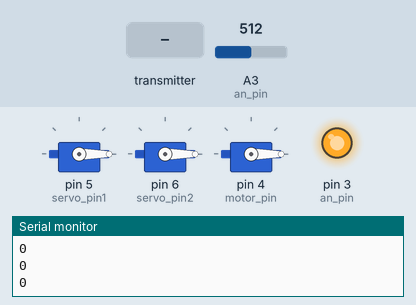
Simulated run of this sketch. Board: Arduino Uno, built with avr-gcc and run on an emulated ATmega328P. On the bench: 3 × servo, output pins drawn as LEDs (lit = HIGH), the last lines printed to the serial monitor. The test bench sets the inputs (shaded band); at power-on: A3 (an_pin) = 512. No radio packets arrive unless stated.

Above: at 1.2 s.
1.3 s: the transmitter starts sending rdata.2 = 1023
At 2.1 s:
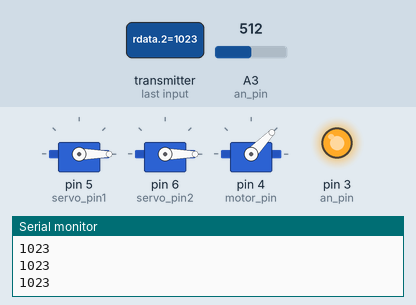
2.8 s: the transmitter starts sending rdata.0 = 256
At 3.4 s:
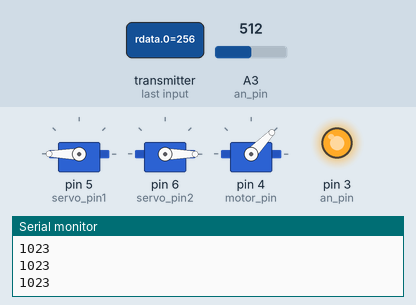
4.3 s: the transmitter starts sending rdata.1 = 256
At 5.5 s:
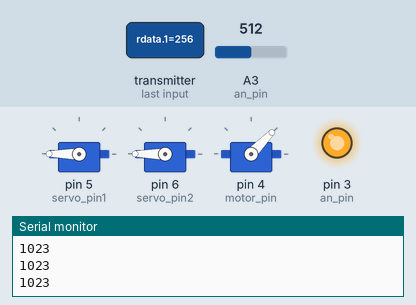
5.8 s: the transmitter starts sending rdata.2 = 256
At 6.9 s:
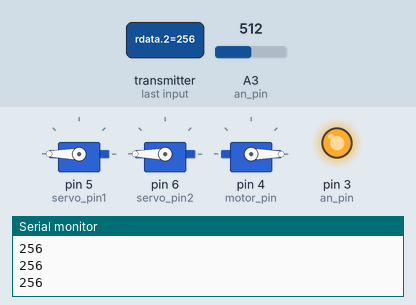
7.3 s: the transmitter starts sending rdata.0 = 0
At 8.0 s:
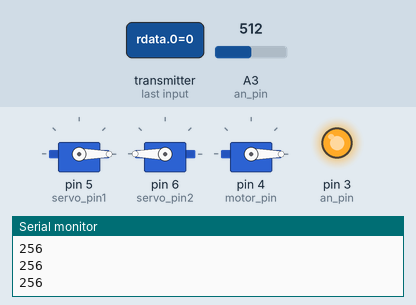
8.8 s: the transmitter starts sending rdata.1 = 1023
At 10.2 s:
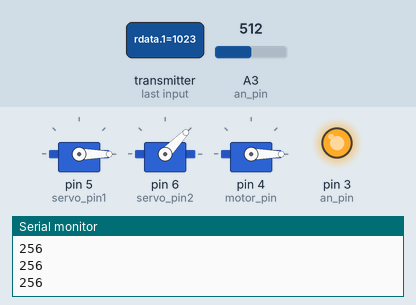
Timing chart, 0 to 11.3 s (numbered marks = the images above; inputs shaded):
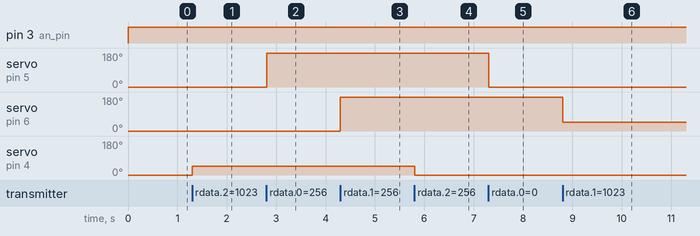

The sketch:

Aireplane.ino
```cpp
#include <SPI.h>
#include "nRF24L01.h"
#include "RF24.h"
#include <Servo.h>;

#define an_pin 3

RF24 radio(9, 10);

byte address[][6] = {"1Node", "2Node", "3Node", "4Node", "5Node", "6Node"};
int rdata[3];
byte servo_pin1 = 5;
byte servo_pin2 = 6;
byte motor_pin = 4;

Servo serv1;
Servo serv2;
Servo motor;

void setup() {
  Serial.begin(9600);

  serv1.attach(servo_pin1);
  serv2.attach(servo_pin2);
  motor.attach(motor_pin);
  pinMode(3, OUTPUT);

  //motor.writeMicroseconds(800);
  //delay(2000);
  //motor.writeMicroseconds(2300);
  //delay(6000);

  radio.begin();
  radio.setAutoAck(1);
  radio.setRetries(0, 15);
  radio.enableAckPayload();
  radio.setPayloadSize(32);

  radio.openReadingPipe(1, address[0]);
  radio.setChannel(5);

  radio.setPALevel (RF24_PA_MAX);
  radio.setDataRate (RF24_250KBPS);

  radio.powerUp();
  radio.startListening();


}

void loop() {
  byte pipeNo;
  int bat = map(analogRead(an_pin), 0, 1023, 0, 100);
  while (radio.available(&pipeNo)) {        // слушаем эфир со всех труб
    radio.read(&rdata, sizeof(rdata));  // чиатем входящий сигнал

  }
  if (bat > 10) {
    digitalWrite(3, HIGH);
  }
  serv1.write(rdata[0]);
  serv2.write(rdata[1]);
  motor.writeMicroseconds(rdata[2]);
  Serial.println(rdata[2]);

}
```

Measured:
- after the input at 1.3 s, servo on pin 4 (motor_pin): 0° → 46° at once
- after the input at 2.8 s, servo on pin 5 (servo_pin1): 0° → 180° at once
- after the input at 4.3 s, servo on pin 6 (servo_pin2): 0° → 180° at once
- after the input at 5.8 s, servo on pin 4 (motor_pin): 46° → 0° at once
- after the input at 7.3 s, servo on pin 5 (servo_pin1): 180° → 0° at once
- after the input at 8.8 s, servo on pin 6 (servo_pin2): 180° → 46° at once
